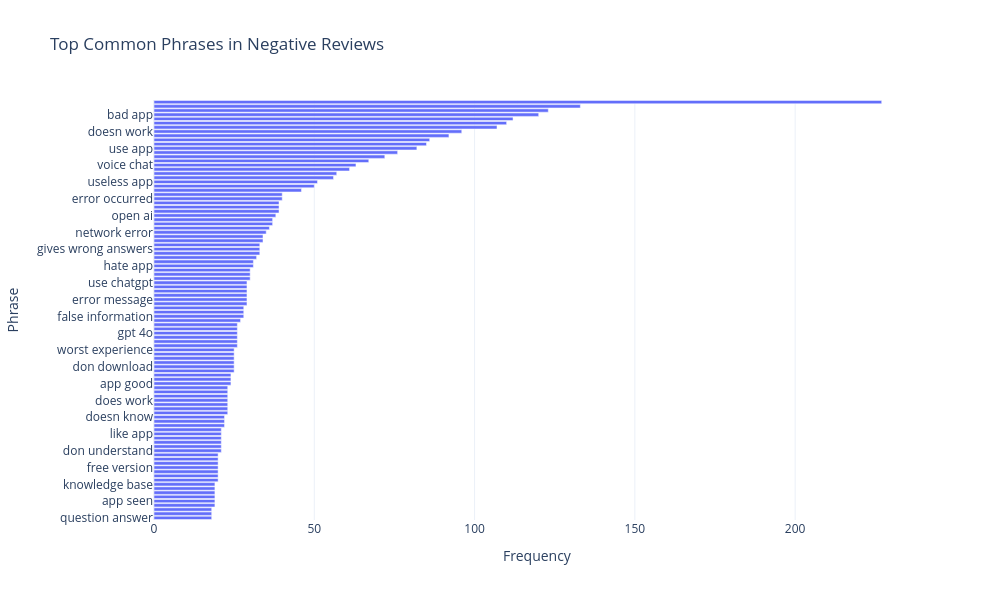

The cell this chart's notebook holds for it:
### Code cell
# filter reviews with negative sentiment
negative_reviews = df[df['Sentiment'] == 'Negative']['Review']

# use CountVectorizer to extract common phrases (n-grams) for negative reviews
X_neg = vectorizer.fit_transform(negative_reviews)

# sum the counts of each phrase in negative reviews
phrase_counts_neg = X_neg.sum(axis=0)
phrases_neg = vectorizer.get_feature_names_out()
phrase_freq_neg = [(phrases_neg[i], phrase_counts_neg[0, i]) for i in range(len(phrases_neg))]

# sort phrases by frequency
phrase_freq_neg = sorted(phrase_freq_neg, key=lambda x: x[1], reverse=True)

phrase_neg_df = pd.DataFrame(phrase_freq_neg, columns=['Phrase', 'Frequency'])

fig = px.bar(phrase_neg_df,
             x='Frequency',
             y='Phrase',
             orientation='h',
             title='Top Common Phrases in Negative Reviews',
             labels={'Phrase': 'Phrase', 'Frequency': 'Frequency'},
             width=1000,
             height=600)

fig.update_layout(
    xaxis_title='Frequency',
    yaxis_title='Phrase',
    yaxis={'categoryorder':'total ascending'}
)

fig.show()

### Figure 1 — Plotly figure (JSON) as saved in the notebook; plotly's stock layout.template omitted (floating-point values rounded to 4 significant figures)
{"data": [{"hovertemplate": "Frequency=%{x}<br>Phrase=%{y}<extra></extra>", "legendgroup": "", "marker": {"color": "#636efa", "pattern": {"shape": ""}}, "name": "", "orientation": "h", "showlegend": false, "textposition": "auto", "type": "bar", "x": [227, 133, 123, 120, 112, 110, 107, 96, 92, 86, 85, 82, 76, 72, 67, 63, 61, 57, 56, 51, 50, 46, 40, 40, 39, 39, 39, 38, 37, 37, 36, 35, 34, 34, 33, 33, 33, 32, 31, 31, 30, 30, 30, 29, 29, 29, 29, 29, 29, 28, 28, 28, 27, 26, 26, 26, 26, 26, 26, 25, 25, 25, 25, 25, 25, 24, 24, 24, 23, 23, 23, 23, 23, 23, 23, 22, 22, 22, 21, 21, 21, 21, 21, 21, 20, 20, 20, 20, 20, 20, 20, 19, 19, 19, 19, 19, 19, 18, 18, 18], "xaxis": "x", "y": ["chat gpt", "worst app", "wrong answer", "bad app", "gives wrong", "wrong answers", "game changer", "doesn work", "wrong information", "artificial intelligence", "don know", "use app", "try later", "went wrong", "waste time", "voice chat", "web version", "phone number", "extremely helpful", "useless app", "bad experience", "unable login", "error occurred", "giving wrong", "app doesn", "ask question", "won let", "open ai", "app just", "long time", "good app", "network error", "app working", "correct answer", "answer question", "gives wrong answers", "keeps saying", "gives wrong answer", "hate app", "september 2021", "answer wrong", "new update", "using app", "able login", "error message", "internet connection", "little bit", "paid version", "use chatgpt", "false information", "using chatgpt", "worst ai", "play store", "chatgpt app", "create account", "don like", "gpt 4o", "really bad", "unable use", "android app", "don download", "google account", "open app", "stopped working", "worst experience", "app good", "helps lot", "real time", "app bad", "chat history", "chatgpt plus", "does work", "fix problem", "gives wrong information", "stupid app", "answer questions", "answers wrong", "doesn know", "don understand", "don use", "don want", "download app", "like app", "really annoying", "app app", "ask questions", "extra ordinary", "free version", "getting worse", "google play", "january 2022", "app don", "app seen", "app use", "app useless", "feel like", "knowledge base", "question answer", "using google", "voice feature"], "yaxis": "y"}], "layout": {"barmode": "relative", "height": 600, "legend": {"tracegroupgap": 0}, "title": {"text": "Top Common Phrases in Negative Reviews"}, "width": 1000, "xaxis": {"anchor": "y", "autorange": true, "domain": [0, 1], "range": [0, 238.9], "title": {"text": "Frequency"}, "type": "linear"}, "yaxis": {"anchor": "x", "autorange": true, "categoryorder": "total ascending", "domain": [0, 1], "range": [-0.5, 99.5], "title": {"text": "Phrase"}, "type": "category"}}}
